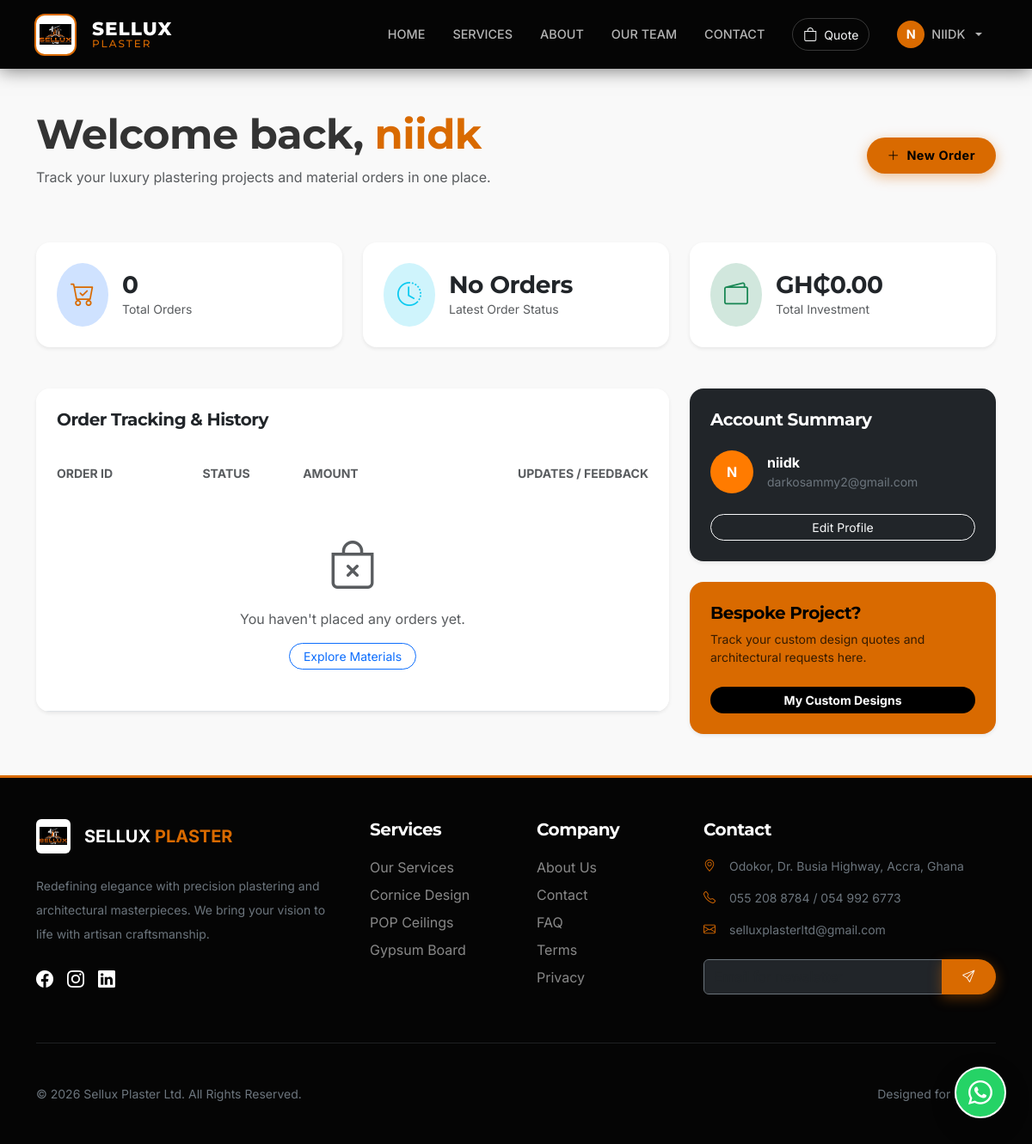
Page /dashboard/ (signed in) on the committed database.
### accounts/models.py (models this page shows, shortened)
class CustomUser(AbstractUser):
    phone = models.CharField(max_length=30, blank=True)
    profile_image = models.ImageField(upload_to='profiles/', blank=True, null=True)
    bio = models.TextField(blank=True)

### dashboard/views.py (the view)
# urls.py: path('', UserDashboardView.as_view(), name='home'),
class UserDashboardView(LoginRequiredMixin, TemplateView):
    template_name = 'dashboard/user_dashboard.html'
    def get_context_data(self, **kwargs):
        context = super().get_context_data(**kwargs)
        user_orders = Order.objects.filter(user=self.request.user).order_by('-created_at')
        context['orders'] = user_orders
        context['total_spent'] = user_orders.filter(payment_status='paid').aggregate(Sum('total_amount'))['total_amount__sum'] or 0
        context['custom_requests'] = CustomRequest.objects.filter(user=self.request.user).order_by('-created_at')
        return context

### templates/dashboard/user_dashboard.html (shortened to what this page needs)
{% extends 'base.html' %}
{% load static %}
{% block content %}
<div class="container py-5">
    <div class="row mb-5 animate__animated animate__fadeIn">
        <div class="col-lg-8">
            <h1 class="display-5 fw-bold mb-2">Welcome back, <span class="text-primary">{{ user.first_name|default:user.username }}</span></h1>
            <p class="text-muted">Track your luxury plastering projects and material orders in one place.</p>
        </div>
        <div class="col-lg-4 text-lg-end d-flex align-items-center justify-content-lg-end">
            <a href="{% url 'catalogue:product_list' %}" class="btn btn-primary rounded-pill px-4 fw-bold text-black">
                <i class="bi bi-plus-lg me-2"></i>New Order
            </a>
        </div>
    </div>
    <div class="row g-4 mb-5">
        <div class="col-md-4">
            <div class="card bg-white p-4 border-0 shadow-sm rounded-4">
                <div class="d-flex align-items-center gap-3">
                    <div class="bg-primary-subtle p-3 rounded-circle">
                        <i class="bi bi-cart-check text-primary fs-3"></i>
                    </div>
                    <div>
                        <h3 class="fw-bold mb-0">{{ orders.count }}</h3>
                        <p class="text-muted mb-0 small">Total Orders</p>
                    </div>
                </div>
            </div>
        </div>
        <div class="col-md-4">
            <div class="card bg-white p-4 border-0 shadow-sm rounded-4">
                <div class="d-flex align-items-center gap-3">
                    <div class="bg-info-subtle p-3 rounded-circle">
                        <i class="bi bi-clock-history text-info fs-3"></i>
                    </div>
                    <div>
                        <h3 class="fw-bold mb-0">{{ orders.0.get_status_display|default:"No Orders" }}</h3>
                        <p class="text-muted mb-0 small">Latest Order Status</p>
                    </div>
                </div>
            </div>
        </div>
        <div class="col-md-4">
            <div class="card bg-white p-4 border-0 shadow-sm rounded-4">
                <div class="d-flex align-items-center gap-3">
                    <div class="bg-success-subtle p-3 rounded-circle">
                        <i class="bi bi-wallet2 text-success fs-3"></i>
                    </div>
                    <div>
                        <h3 class="fw-bold mb-0">GH₵{{ total_spent|default:"0.00" }}</h3>
                        <p class="text-muted mb-0 small">Total Investment</p>
                    </div>
                </div>
            </div>
        </div>
    </div>
    <div class="row g-4">
        <div class="col-lg-8">
            <div class="card bg-white border-0 shadow-sm rounded-4 overflow-hidden">
                <div class="card-header bg-white border-0 p-4">
                    <h5 class="fw-bold mb-0">Order Tracking & History</h5>
                </div>
                <div class="table-responsive p-0">
                    <table class="table table-hover align-middle mb-0">
                        <thead class="bg-light">
                            <tr>
                                <th class="px-4 py-3 border-0 small text-uppercase fw-bold text-muted">Order ID</th>
                                <th class="py-3 border-0 small text-uppercase fw-bold text-muted">Status</th>
                                <th class="py-3 border-0 small text-uppercase fw-bold text-muted">Amount</th>
                                <th class="py-3 border-0 small text-uppercase fw-bold text-muted text-end pe-4">Updates / Feedback</th>
                            </tr>
                        </thead>
                        <tbody>
                            {% for order in orders %}
                                <tr>
                                    <td class="px-4 py-4 border-0">
                                        <div class="fw-bold text-dark">#{{ order.id }}</div>
                                        <small class="text-muted">{{ order.created_at|date:"M d, Y" }}</small>
                                    </td>
                                    <td class="py-4 border-0">
                                        <span class="badge {% if order.status == 'delivered' %}bg-success-subtle text-success{% elif order.status == 'pending' %}bg-warning-subtle text-warning{% elif order.status == 'cancelled' %}bg-danger-subtle text-danger{% else %}bg-primary-subtle text-primary{% endif %} rounded-pill px-3">
                                            {{ order.get_status_display }}
                                        </span>
                                    </td>
                                    <td class="py-4 border-0 fw-bold">GH₵{{ order.total_amount }}</td>
                                    <td class="py-4 border-0 text-end pe-4">
                                        {% if order.admin_feedback %}
                                            <div class="bg-light p-3 rounded-3 text-start small border-start border-primary border-4 shadow-sm" style="max-width: 300px; margin-left: auto;">
                                                <i class="bi bi-info-circle-fill text-primary me-2"></i>
                                                {{ order.admin_feedback }}
                                            </div>
                                        {% else %}
                                            <span class="text-muted small">Awaiting update...</span>
                                        {% endif %}
                                    </td>
                                </tr>
                            {% empty %}
                                <tr>
                                    <td colspan="4" class="text-center py-5 text-muted">
                                        <i class="bi bi-bag-x display-4 mb-3 d-block"></i>
                                        <p>You haven't placed any orders yet.</p>
                                        <a href="{% url 'catalogue:product_list' %}" class="btn btn-outline-primary btn-sm rounded-pill px-3">Explore Materials</a>
                                    </td>
                                </tr>
                            {% endfor %}
                        </tbody>
                    </table>
                </div>
            </div>
        </div>
        <div class="col-lg-4">
            <div class="card bg-dark text-white border-0 shadow-sm rounded-4 p-4 mb-4">
                <h5 class="fw-bold mb-4">Account Summary</h5>
                <div class="d-flex align-items-center gap-3 mb-4">
                    <div class="bg-secondary rounded-circle d-flex align-items-center justify-content-center fw-bold text-white" style="width: 50px; height: 50px; background-color: #ff7b00 !important;">
                        {{ user.username|slice:":1"|upper }}
                    </div>
                    <div>
                        <div class="fw-bold">{{ user.get_full_name|default:user.username }}</div>
                        <div class="text-secondary small">{{ user.email }}</div>
                    </div>
                </div>
                <div class="d-grid">
                    <a href="{% url 'accounts:profile' %}" class="btn btn-outline-light btn-sm rounded-pill">Edit Profile</a>
                </div>
            </div>
            <div class="card bg-primary text-black border-0 shadow-sm rounded-4 p-4">
                <h5 class="fw-bold mb-2">Bespoke Project?</h5>
                <p class="small opacity-75 mb-4">Track your custom design quotes and architectural requests here.</p>
                <div class="d-grid">
                    <a href="{% url 'custom_requests:request_list' %}" class="btn btn-black bg-black text-white btn-sm rounded-pill fw-bold">My Custom Designs</a>
                </div>
            </div>
        </div>
    </div>
</div>
{% endblock %}

### templates/base.html (shortened to what this page needs)
{% load static %}
<!DOCTYPE html>
<html lang="en">
<head>
    <link href="https://cdn.jsdelivr.net/npm/bootstrap@5.3.0/dist/css/bootstrap.min.css" rel="stylesheet">
    <link rel="stylesheet" href="https://cdn.jsdelivr.net/npm/bootstrap-icons@1.10.5/font/bootstrap-icons.css">
    <link rel="stylesheet" href="https://cdnjs.cloudflare.com/ajax/libs/animate.css/4.1.1/animate.min.css"/>
</head>
<body class="d-flex flex-column min-vh-100">
<nav class="navbar navbar-expand-lg sticky-top">
    <div class="container navbar-container">
        <a class="navbar-brand me-auto" href="/">
            <div class="logo-wrapper">
                <img src="{% static 'images/logo.png' %}" alt="Sellux Logo">
            </div>
            <div class="brand-text ms-2">
                <span>SELLUX</span>
                <span>PLASTER</span>
            </div>
        </a>
        <div class="collapse navbar-collapse" id="navbarNav">
            <ul class="navbar-nav ms-auto align-items-center">
                <li class="nav-item"><a class="nav-link" href="/">Home</a></li>
                <li class="nav-item"><a class="nav-link" href="{% url 'services:service_list' %}">Services</a></li>
                <li class="nav-item"><a class="nav-link" href="{% url 'about:about' %}">About</a></li>
                <li class="nav-item"><a class="nav-link" href="{% url 'team:team_list' %}">Our Team</a></li>
                <li class="nav-item"><a class="nav-link" href="{% url 'contact:contact_us' %}">Contact</a></li>
                <li class="nav-item d-none d-lg-block ms-3">
                    <a href="{% url 'cart:cart_detail' %}" class="btn btn-outline-light rounded-pill position-relative d-flex align-items-center gap-2" style="border-color: rgba(255,255,255,0.2);">
                        <i class="bi bi-bag"></i>
                        <span class="small">Quote</span>
                    </a>
                </li>
                {% if user.is_authenticated %}
                <li class="nav-item dropdown ms-lg-3">
                    <a class="nav-link dropdown-toggle d-flex align-items-center gap-2" href="#" role="button" data-bs-toggle="dropdown">
                        {% if user.profile_image %}
                        <img src="{{ user.profile_image.url }}" class="rounded-circle border border-secondary" style="width: 32px; height: 32px; object-fit: cover;">
                        {% else %}
                        <div class="rounded-circle bg-primary text-white d-flex align-items-center justify-content-center fw-bold" style="width: 32px; height: 32px;">
                            {{ user.username|slice:":1"|upper }}
                        </div>
                        {% endif %}
                        <span class="d-lg-none d-xl-inline">{{ user.username }}</span>
                    </a>
                </li>
                {% else %}
                <li class="nav-item ms-lg-3 d-flex gap-2 mt-3 mt-lg-0">
                    <a class="nav-link" href="{% url 'accounts:login' %}">Login</a>
                    <a class="btn btn-primary text-white" href="{% url 'accounts:register' %}">Get Started</a>
                </li>
                {% endif %}
            </ul>
        </div>
    </div>
</nav>
<a href="https://wa.me/233549926773?text=Hello%20Sellux%20Plaster,%20I'm%20interested%20in%20your%20services." class="whatsapp-float" target="_blank">
    <i class="bi bi-whatsapp"></i>
</a>
<main class="flex-shrink-0">
    {% block content %}{% endblock content %}
</main>
<footer class="footer py-5 mt-auto">
    <div class="container">
        <div class="row g-5">
            <div class="col-lg-4">
                <div class="d-flex align-items-center mb-4">
                    <div class="bg-white p-1 rounded" style="width: 40px; height: 40px;">
                        <img src="{% static 'images/logo.png' %}" alt="Logo" style="width: 100%; height: 100%; object-fit: contain;">
                    </div>
                    <span class="ms-3 text-white fw-bold fs-5">SELLUX <span class="text-primary">PLASTER</span></span>
                </div>
                <p class="text-secondary small lh-lg">Redefining elegance with precision plastering and architectural masterpieces. We bring your vision to life with artisan craftsmanship.</p>
                <div class="d-flex gap-3 mt-4">
                    <a href="#" class="text-white hover-primary"><i class="bi bi-facebook fs-5"></i></a>
                    <a href="#" class="text-white hover-primary"><i class="bi bi-instagram fs-5"></i></a>
                    <a href="#" class="text-white hover-primary"><i class="bi bi-linkedin fs-5"></i></a>
                </div>
            </div>
            <div class="col-lg-2 col-6">
                <h5 class="footer-heading">Services</h5>
                <ul class="list-unstyled d-flex flex-column gap-2">
                    <li><a href="{% url 'services:service_list' %}" class="footer-link">Our Services</a></li>
                    <li><a href="#" class="footer-link">Cornice Design</a></li>
                    <li><a href="#" class="footer-link">POP Ceilings</a></li>
                    <li><a href="#" class="footer-link">Gypsum Board</a></li>
                </ul>
            </div>
            <div class="col-lg-2 col-6">
                <h5 class="footer-heading">Company</h5>
                <ul class="list-unstyled d-flex flex-column gap-2">
                    <li><a href="{% url 'pages:about' %}" class="footer-link">About Us</a></li>
                    <li><a href="{% url 'contact:contact_us' %}" class="footer-link">Contact</a></li>
                    <li><a href="{% url 'faq:faq_list' %}" class="footer-link">FAQ</a></li>
                    <li><a href="{% url 'pages:terms' %}" class="footer-link">Terms</a></li>
                    <li><a href="{% url 'pages:privacy' %}" class="footer-link">Privacy</a></li>
                </ul>
            </div>
            <div class="col-lg-4">
                <h5 class="footer-heading">Contact</h5>
                <div class="text-secondary small">
                    <p class="d-flex mb-3"><i class="bi bi-geo-alt text-primary me-3"></i> Odokor, Dr. Busia Highway, Accra, Ghana</p>
                    <p class="d-flex mb-3"><i class="bi bi-telephone text-primary me-3"></i> 055 208 8784 / 054 992 6773</p>
                    <p class="d-flex mb-3"><i class="bi bi-envelope text-primary me-3"></i> selluxplasterltd@gmail.com</p>
                </div>
                <div class="mt-4">
                    <div class="input-group">
                        <input type="text" class="form-control bg-dark border-secondary text-white" placeholder="Email for newsletter">
                        <button class="btn btn-primary" type="button"><i class="bi bi-send"></i></button>
                    </div>
                </div>
            </div>
        </div>
        <hr class="my-5 border-secondary opacity-25">
        <div class="row align-items-center">
            <div class="col-md-6 text-center text-md-start">
                <p class="small text-secondary mb-0">© {% now "Y" %} Sellux Plaster Ltd. All Rights Reserved.</p>
            </div>
            <div class="col-md-6 text-center text-md-end">
                <p class="small text-secondary mb-0">Designed for Luxury.</p>
            </div>
        </div>
    </div>
</footer>
</body>
</html>

### rows in the picture
CustomUser: username "N", username "NIIDK", first_name "niidk", get_full_name "niidk", email "darkosammy2@gmail.com"

### other values in the picture
{{ orders.count }} "0"
{{ orders.0.get_status_display|default:"No Orders" }} "No Orders"
{{ total_spent|default:"0.00" }} "0.00"
